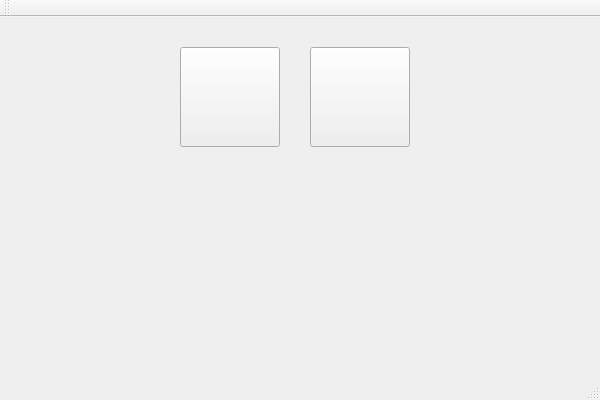
<?xml version="1.0" encoding="UTF-8"?>
<ui version="4.0">
 <class>HologramDepthmapClass</class>
 <widget class="QMainWindow" name="HologramDepthmapClass">
  <property name="geometry">
   <rect>
    <x>0</x>
    <y>0</y>
    <width>600</width>
    <height>400</height>
   </rect>
  </property>
  <property name="windowTitle">
   <string>Hologram Generator</string>
  </property>
  <widget class="QWidget" name="centralWidget">
   <widget class="QPushButton" name="pbGen">
    <property name="geometry">
     <rect>
      <x>180</x>
      <y>30</y>
      <width>100</width>
      <height>100</height>
     </rect>
    </property>
    <property name="toolTip">
     <string>Generate Hologram</string>
    </property>
    <property name="text">
     <string/>
    </property>
    <property name="icon">
     <iconset resource="hologramdepthmap.qrc">
      <normaloff>:/HologramDepthmap/Resources/hologram_generation.png</normaloff>:/HologramDepthmap/Resources/hologram_generation.png</iconset>
    </property>
    <property name="iconSize">
     <size>
      <width>100</width>
      <height>100</height>
     </size>
    </property>
   </widget>
   <widget class="QPushButton" name="pbRecon">
    <property name="geometry">
     <rect>
      <x>310</x>
      <y>30</y>
      <width>100</width>
      <height>100</height>
     </rect>
    </property>
    <property name="toolTip">
     <string>Reconstruct Image</string>
    </property>
    <property name="text">
     <string/>
    </property>
    <property name="icon">
     <iconset resource="hologramdepthmap.qrc">
      <normaloff>:/HologramDepthmap/Resources/hologram_reconstruction.png</normaloff>:/HologramDepthmap/Resources/hologram_reconstruction.png</iconset>
    </property>
    <property name="iconSize">
     <size>
      <width>100</width>
      <height>100</height>
     </size>
    </property>
   </widget>
  </widget>
  <widget class="QMenuBar" name="menuBar">
   <property name="geometry">
    <rect>
     <x>0</x>
     <y>0</y>
     <width>600</width>
     <height>21</height>
    </rect>
   </property>
  </widget>
  <widget class="QToolBar" name="mainToolBar">
   <attribute name="toolBarArea">
    <enum>TopToolBarArea</enum>
   </attribute>
   <attribute name="toolBarBreak">
    <bool>false</bool>
   </attribute>
  </widget>
  <widget class="QStatusBar" name="statusBar"/>
  <action name="actionTest">
   <property name="text">
    <string>test</string>
   </property>
  </action>
 </widget>
 <layoutdefault spacing="6" margin="11"/>
 <resources>
  <include location="hologramdepthmap.qrc"/>
 </resources>
 <connections/>
</ui>
